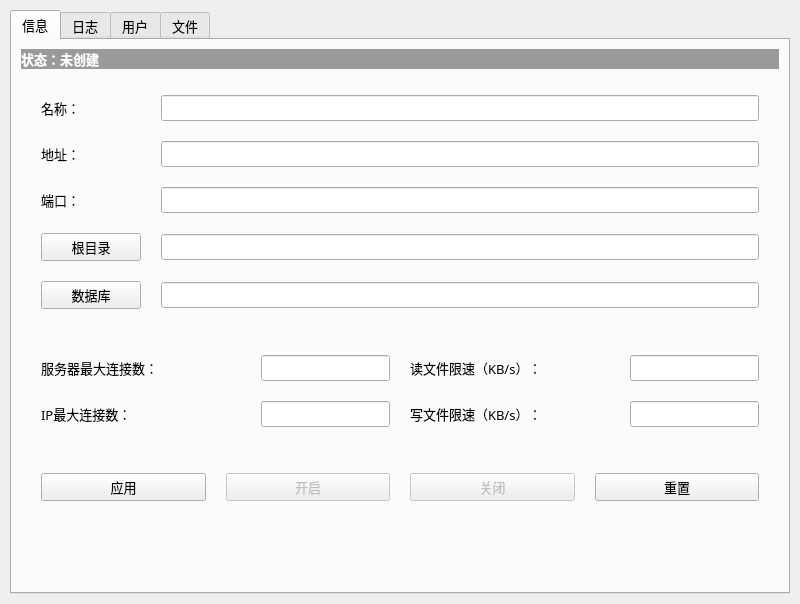
<?xml version="1.0" encoding="UTF-8"?>
<ui version="4.0">
 <class>ServerWindow</class>
 <widget class="QMainWindow" name="ServerWindow">
  <property name="geometry">
   <rect>
    <x>0</x>
    <y>0</y>
    <width>800</width>
    <height>604</height>
   </rect>
  </property>
  <property name="windowTitle">
   <string>FTP Server</string>
  </property>
  <widget class="QWidget" name="centralwidget">
   <layout class="QGridLayout" name="gridLayout">
    <property name="leftMargin">
     <number>10</number>
    </property>
    <property name="topMargin">
     <number>10</number>
    </property>
    <property name="rightMargin">
     <number>10</number>
    </property>
    <property name="bottomMargin">
     <number>10</number>
    </property>
    <item row="0" column="0">
     <widget class="QTabWidget" name="tabWidget">
      <property name="font">
       <font>
        <family>微软雅黑</family>
        <pointsize>10</pointsize>
       </font>
      </property>
      <property name="styleSheet">
       <string notr="true"/>
      </property>
      <property name="currentIndex">
       <number>0</number>
      </property>
      <widget class="QWidget" name="infoTab">
       <property name="font">
        <font>
         <family>微软雅黑</family>
         <pointsize>10</pointsize>
        </font>
       </property>
       <property name="styleSheet">
        <string notr="true"/>
       </property>
       <attribute name="title">
        <string>信息</string>
       </attribute>
       <layout class="QVBoxLayout" name="verticalLayout">
        <item>
         <widget class="QLabel" name="stateLbl">
          <property name="font">
           <font>
            <family>微软雅黑</family>
            <pointsize>10</pointsize>
            <weight>75</weight>
            <bold>true</bold>
           </font>
          </property>
          <property name="styleSheet">
           <string notr="true">background-color: rgba(128, 128, 128, 200);
color: rgb(255, 255, 255);</string>
          </property>
          <property name="text">
           <string>状态：未创建</string>
          </property>
          <property name="margin">
           <number>10</number>
          </property>
         </widget>
        </item>
        <item>
         <layout class="QGridLayout" name="gridLayout_6">
          <property name="leftMargin">
           <number>20</number>
          </property>
          <property name="topMargin">
           <number>20</number>
          </property>
          <property name="rightMargin">
           <number>20</number>
          </property>
          <property name="bottomMargin">
           <number>20</number>
          </property>
          <property name="spacing">
           <number>20</number>
          </property>
          <item row="0" column="0">
           <widget class="QLabel" name="nameLbl">
            <property name="minimumSize">
             <size>
              <width>100</width>
              <height>0</height>
             </size>
            </property>
            <property name="maximumSize">
             <size>
              <width>100</width>
              <height>16777215</height>
             </size>
            </property>
            <property name="font">
             <font>
              <family>微软雅黑</family>
              <pointsize>10</pointsize>
             </font>
            </property>
            <property name="text">
             <string>名称：</string>
            </property>
           </widget>
          </item>
          <item row="0" column="1">
           <widget class="QLineEdit" name="nameEdit">
            <property name="font">
             <font>
              <family>微软雅黑</family>
              <pointsize>10</pointsize>
             </font>
            </property>
           </widget>
          </item>
          <item row="1" column="0">
           <widget class="QLabel" name="addressLbl">
            <property name="minimumSize">
             <size>
              <width>100</width>
              <height>0</height>
             </size>
            </property>
            <property name="maximumSize">
             <size>
              <width>100</width>
              <height>16777215</height>
             </size>
            </property>
            <property name="font">
             <font>
              <family>微软雅黑</family>
              <pointsize>10</pointsize>
             </font>
            </property>
            <property name="text">
             <string>地址：</string>
            </property>
           </widget>
          </item>
          <item row="1" column="1">
           <widget class="QLineEdit" name="addressEdit">
            <property name="font">
             <font>
              <family>微软雅黑</family>
              <pointsize>10</pointsize>
             </font>
            </property>
           </widget>
          </item>
          <item row="2" column="0">
           <widget class="QLabel" name="portLbl">
            <property name="minimumSize">
             <size>
              <width>100</width>
              <height>0</height>
             </size>
            </property>
            <property name="maximumSize">
             <size>
              <width>100</width>
              <height>16777215</height>
             </size>
            </property>
            <property name="font">
             <font>
              <family>微软雅黑</family>
              <pointsize>10</pointsize>
             </font>
            </property>
            <property name="text">
             <string>端口：</string>
            </property>
           </widget>
          </item>
          <item row="2" column="1">
           <widget class="QLineEdit" name="portEdit">
            <property name="font">
             <font>
              <family>微软雅黑</family>
              <pointsize>10</pointsize>
             </font>
            </property>
           </widget>
          </item>
          <item row="3" column="0">
           <widget class="QPushButton" name="rootBtn">
            <property name="minimumSize">
             <size>
              <width>100</width>
              <height>0</height>
             </size>
            </property>
            <property name="maximumSize">
             <size>
              <width>100</width>
              <height>16777215</height>
             </size>
            </property>
            <property name="text">
             <string>根目录</string>
            </property>
           </widget>
          </item>
          <item row="3" column="1">
           <widget class="QLineEdit" name="rootEdit">
            <property name="font">
             <font>
              <family>微软雅黑</family>
              <pointsize>10</pointsize>
             </font>
            </property>
           </widget>
          </item>
          <item row="4" column="0">
           <widget class="QPushButton" name="dbBtn">
            <property name="minimumSize">
             <size>
              <width>100</width>
              <height>0</height>
             </size>
            </property>
            <property name="maximumSize">
             <size>
              <width>100</width>
              <height>16777215</height>
             </size>
            </property>
            <property name="text">
             <string>数据库</string>
            </property>
           </widget>
          </item>
          <item row="4" column="1">
           <widget class="QLineEdit" name="dbEdit">
            <property name="font">
             <font>
              <family>微软雅黑</family>
              <pointsize>10</pointsize>
             </font>
            </property>
           </widget>
          </item>
         </layout>
        </item>
        <item>
         <layout class="QGridLayout" name="gridLayout_2">
          <property name="leftMargin">
           <number>20</number>
          </property>
          <property name="topMargin">
           <number>20</number>
          </property>
          <property name="rightMargin">
           <number>20</number>
          </property>
          <property name="bottomMargin">
           <number>20</number>
          </property>
          <property name="spacing">
           <number>20</number>
          </property>
          <item row="0" column="0">
           <widget class="QLabel" name="maxconLbl">
            <property name="minimumSize">
             <size>
              <width>200</width>
              <height>0</height>
             </size>
            </property>
            <property name="maximumSize">
             <size>
              <width>200</width>
              <height>16777215</height>
             </size>
            </property>
            <property name="font">
             <font>
              <family>微软雅黑</family>
              <pointsize>10</pointsize>
             </font>
            </property>
            <property name="text">
             <string>服务器最大连接数：</string>
            </property>
           </widget>
          </item>
          <item row="0" column="1">
           <widget class="QLineEdit" name="maxconEdit">
            <property name="font">
             <font>
              <family>微软雅黑</family>
              <pointsize>10</pointsize>
             </font>
            </property>
           </widget>
          </item>
          <item row="0" column="2">
           <widget class="QLabel" name="readlimLbl">
            <property name="minimumSize">
             <size>
              <width>200</width>
              <height>0</height>
             </size>
            </property>
            <property name="maximumSize">
             <size>
              <width>200</width>
              <height>16777215</height>
             </size>
            </property>
            <property name="font">
             <font>
              <family>微软雅黑</family>
              <pointsize>10</pointsize>
             </font>
            </property>
            <property name="text">
             <string>读文件限速（KB/s）：</string>
            </property>
           </widget>
          </item>
          <item row="0" column="3">
           <widget class="QLineEdit" name="readlimEdit">
            <property name="font">
             <font>
              <family>微软雅黑</family>
              <pointsize>10</pointsize>
             </font>
            </property>
           </widget>
          </item>
          <item row="1" column="0">
           <widget class="QLabel" name="maxconipLbl">
            <property name="font">
             <font>
              <family>微软雅黑</family>
              <pointsize>10</pointsize>
             </font>
            </property>
            <property name="text">
             <string>IP最大连接数：</string>
            </property>
           </widget>
          </item>
          <item row="1" column="1">
           <widget class="QLineEdit" name="maxconipEdit">
            <property name="font">
             <font>
              <family>微软雅黑</family>
              <pointsize>10</pointsize>
             </font>
            </property>
           </widget>
          </item>
          <item row="1" column="2">
           <widget class="QLabel" name="writelimLbl">
            <property name="font">
             <font>
              <family>微软雅黑</family>
              <pointsize>10</pointsize>
             </font>
            </property>
            <property name="text">
             <string>写文件限速（KB/s）：</string>
            </property>
           </widget>
          </item>
          <item row="1" column="3">
           <widget class="QLineEdit" name="writelimEdit">
            <property name="font">
             <font>
              <family>微软雅黑</family>
              <pointsize>10</pointsize>
             </font>
            </property>
           </widget>
          </item>
         </layout>
        </item>
        <item>
         <layout class="QHBoxLayout" name="horizontalLayout">
          <property name="spacing">
           <number>20</number>
          </property>
          <property name="leftMargin">
           <number>20</number>
          </property>
          <property name="topMargin">
           <number>20</number>
          </property>
          <property name="rightMargin">
           <number>20</number>
          </property>
          <property name="bottomMargin">
           <number>20</number>
          </property>
          <item>
           <widget class="QPushButton" name="applyBtn">
            <property name="font">
             <font>
              <family>微软雅黑</family>
              <pointsize>10</pointsize>
             </font>
            </property>
            <property name="text">
             <string>应用</string>
            </property>
           </widget>
          </item>
          <item>
           <widget class="QPushButton" name="startBtn">
            <property name="enabled">
             <bool>false</bool>
            </property>
            <property name="font">
             <font>
              <family>微软雅黑</family>
              <pointsize>10</pointsize>
             </font>
            </property>
            <property name="text">
             <string>开启</string>
            </property>
           </widget>
          </item>
          <item>
           <widget class="QPushButton" name="closeBtn">
            <property name="enabled">
             <bool>false</bool>
            </property>
            <property name="font">
             <font>
              <family>微软雅黑</family>
              <pointsize>10</pointsize>
             </font>
            </property>
            <property name="text">
             <string>关闭</string>
            </property>
           </widget>
          </item>
          <item>
           <widget class="QPushButton" name="resetBtn">
            <property name="font">
             <font>
              <family>微软雅黑</family>
              <pointsize>10</pointsize>
             </font>
            </property>
            <property name="text">
             <string>重置</string>
            </property>
           </widget>
          </item>
         </layout>
        </item>
        <item>
         <spacer name="verticalSpacer_3">
          <property name="orientation">
           <enum>Qt::Vertical</enum>
          </property>
          <property name="sizeHint" stdset="0">
           <size>
            <width>20</width>
            <height>40</height>
           </size>
          </property>
         </spacer>
        </item>
       </layout>
      </widget>
      <widget class="QWidget" name="logTab">
       <property name="font">
        <font>
         <family>微软雅黑</family>
         <pointsize>10</pointsize>
        </font>
       </property>
       <attribute name="title">
        <string>日志</string>
       </attribute>
       <layout class="QGridLayout" name="gridLayout_3">
        <property name="leftMargin">
         <number>10</number>
        </property>
        <property name="topMargin">
         <number>10</number>
        </property>
        <property name="rightMargin">
         <number>10</number>
        </property>
        <property name="bottomMargin">
         <number>10</number>
        </property>
        <item row="0" column="0">
         <widget class="QTextBrowser" name="logBrowser">
          <property name="font">
           <font>
            <family>微软雅黑</family>
            <pointsize>12</pointsize>
           </font>
          </property>
          <property name="styleSheet">
           <string notr="true">background-color: rgba(255, 255, 255, 100);</string>
          </property>
         </widget>
        </item>
       </layout>
      </widget>
      <widget class="QWidget" name="userTab">
       <property name="font">
        <font>
         <family>微软雅黑</family>
         <pointsize>10</pointsize>
        </font>
       </property>
       <attribute name="title">
        <string>用户</string>
       </attribute>
       <layout class="QGridLayout" name="gridLayout_4">
        <property name="leftMargin">
         <number>10</number>
        </property>
        <property name="topMargin">
         <number>10</number>
        </property>
        <property name="rightMargin">
         <number>10</number>
        </property>
        <property name="bottomMargin">
         <number>10</number>
        </property>
        <item row="1" column="0">
         <widget class="QPushButton" name="addUserBtn">
          <property name="font">
           <font>
            <family>微软雅黑</family>
            <pointsize>10</pointsize>
           </font>
          </property>
          <property name="text">
           <string>添加</string>
          </property>
         </widget>
        </item>
        <item row="0" column="0" colspan="3">
         <widget class="QTableWidget" name="userTbl">
          <property name="font">
           <font>
            <family>微软雅黑</family>
            <pointsize>10</pointsize>
           </font>
          </property>
          <property name="styleSheet">
           <string notr="true">background-color: rgba(255, 255, 255, 100);</string>
          </property>
          <property name="selectionBehavior">
           <enum>QAbstractItemView::SelectRows</enum>
          </property>
          <property name="columnCount">
           <number>4</number>
          </property>
          <attribute name="horizontalHeaderStretchLastSection">
           <bool>true</bool>
          </attribute>
          <column>
           <property name="text">
            <string>用户</string>
           </property>
          </column>
          <column>
           <property name="text">
            <string>口令</string>
           </property>
          </column>
          <column>
           <property name="text">
            <string>权限</string>
           </property>
          </column>
          <column>
           <property name="text">
            <string>信息</string>
           </property>
          </column>
         </widget>
        </item>
        <item row="1" column="2">
         <widget class="QPushButton" name="delUserBtn">
          <property name="font">
           <font>
            <family>微软雅黑</family>
            <pointsize>10</pointsize>
           </font>
          </property>
          <property name="text">
           <string>删除</string>
          </property>
         </widget>
        </item>
        <item row="1" column="1">
         <widget class="QPushButton" name="updateBtn">
          <property name="text">
           <string>刷新</string>
          </property>
         </widget>
        </item>
       </layout>
      </widget>
      <widget class="QWidget" name="fileTab">
       <attribute name="title">
        <string>文件</string>
       </attribute>
       <layout class="QGridLayout" name="gridLayout_5">
        <property name="leftMargin">
         <number>10</number>
        </property>
        <property name="topMargin">
         <number>10</number>
        </property>
        <property name="rightMargin">
         <number>10</number>
        </property>
        <property name="bottomMargin">
         <number>10</number>
        </property>
        <item row="0" column="0">
         <widget class="QTreeView" name="treeView">
          <property name="font">
           <font>
            <family>微软雅黑</family>
            <pointsize>10</pointsize>
           </font>
          </property>
          <property name="styleSheet">
           <string notr="true">background-color: rgba(255, 255, 255, 100);</string>
          </property>
         </widget>
        </item>
       </layout>
      </widget>
     </widget>
    </item>
   </layout>
  </widget>
 </widget>
 <resources/>
 <connections/>
</ui>
